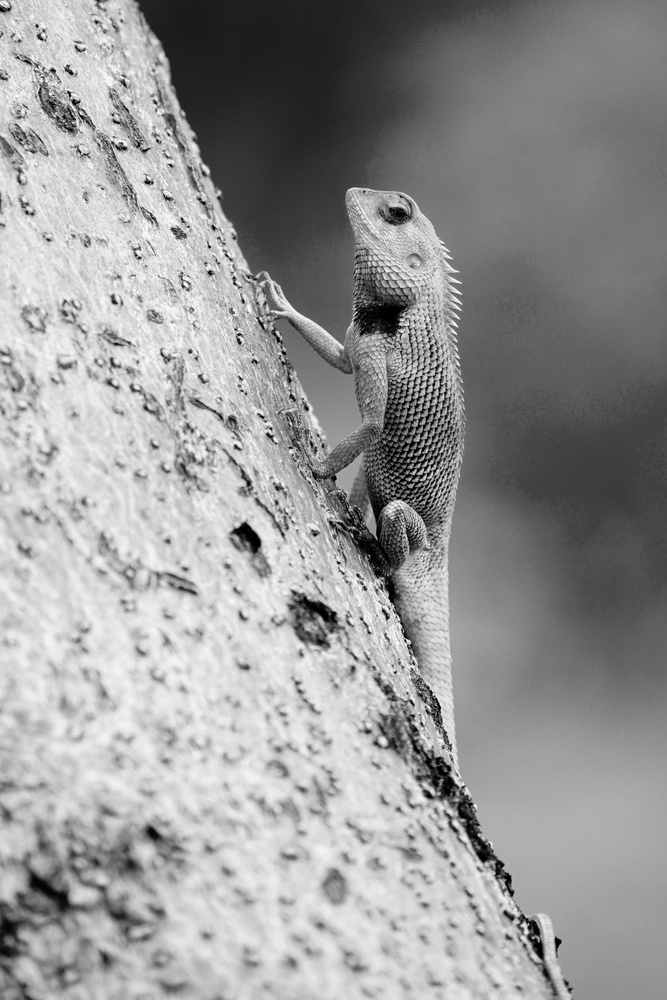
#> input picture tutorial 1/lizard.jpg, 667 x 1000 px, shrunk from 4000 x 6000 before the run
$ python q6.py
#> lines starting #> are read from the running program, lines starting #| are printed output that depends on the picture
import cv2
import numpy as np
import matplotlib.pyplot as plt

# Load the grayscale image
image = cv2.imread('lizard.jpg', cv2.IMREAD_GRAYSCALE)
#> image is the input picture: shape (1000, 667); min 0, max 255, mean 151.3

# Check if the image was loaded properly
if image is None:
    print("Error: Image not found or unable to load.")
else:
    # Original image (8-bit)
    original_image = image

    # Quantize to 4 bits (16 levels)
    quantized_4bit = (original_image // 16) * 16

    # Quantize to 2 bits (4 levels)
    quantized_2bit = (original_image // 64) * 64
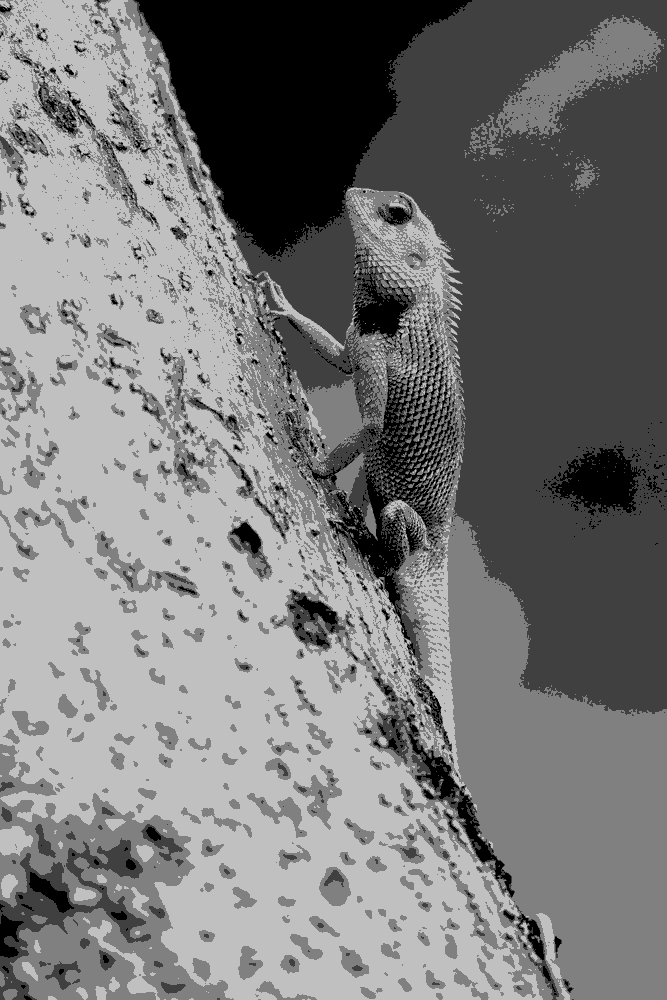
#> quantized_2bit: shape (1000, 667); min 0, max 192, mean 120.1

    # Set up the figure and axes for Matplotlib
    fig, axes = plt.subplots(1, 3, figsize=(15, 5))

    # Original image
    axes[0].imshow(original_image, cmap='gray', vmin=0, vmax=255)
    axes[0].set_title('Original 8-bit Image')
    axes[0].axis('off')  # Turn off axis

    # 4-bit Quantized image
    axes[1].imshow(quantized_4bit, cmap='gray', vmin=0, vmax=255)
    axes[1].set_title('Quantized 4-bit Image')
    axes[1].axis('off')

    # 2-bit Quantized image
    axes[2].imshow(quantized_2bit, cmap='gray', vmin=0, vmax=255)
    axes[2].set_title('Quantized 2-bit Image')
    axes[2].axis('off')

    # Adjust layout and show the images
    plt.tight_layout()
    plt.show()
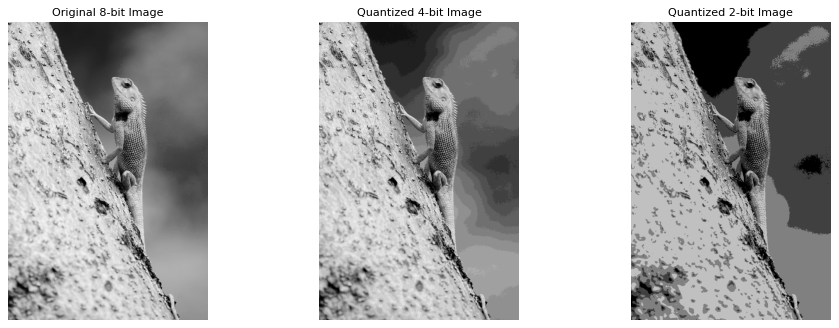
#> figure drawn by matplotlib, 3 panels

$ run again, with tutorial 1/cars-city-traffic-daylight_23-2149092089.jpg copied over tutorial 1/lizard.jpg
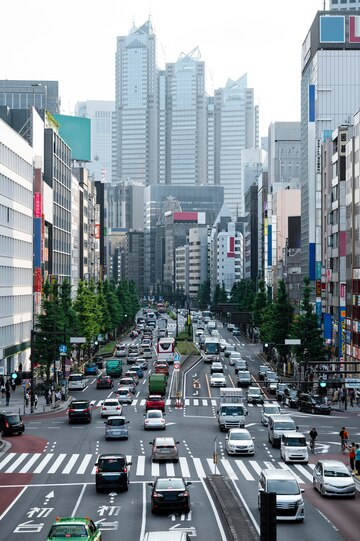
#> input picture tutorial 1/cars-city-traffic-daylight_23-2149092089.jpg, 360 x 541 px
#> `quantized_2bit = (original_image // 64) * 64`:
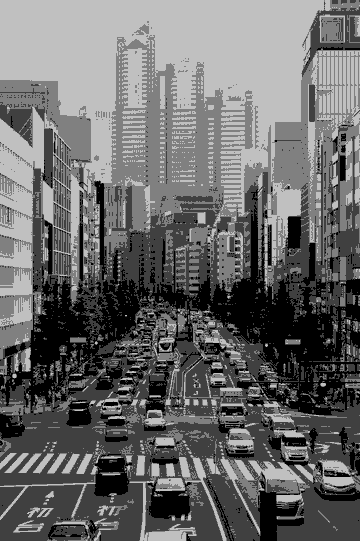
#> quantized_2bit: shape (541, 360); min 0, max 192, mean 105.6
#> `plt.show()`:
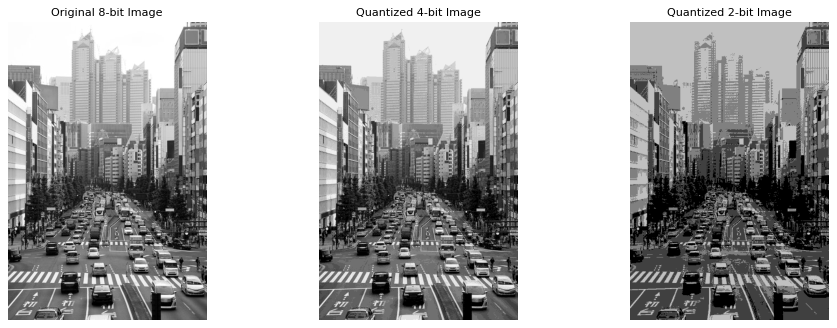
#> figure drawn by matplotlib, 3 panels

$ run again, with tutorial 1/forest-8371211.jpg copied over tutorial 1/lizard.jpg
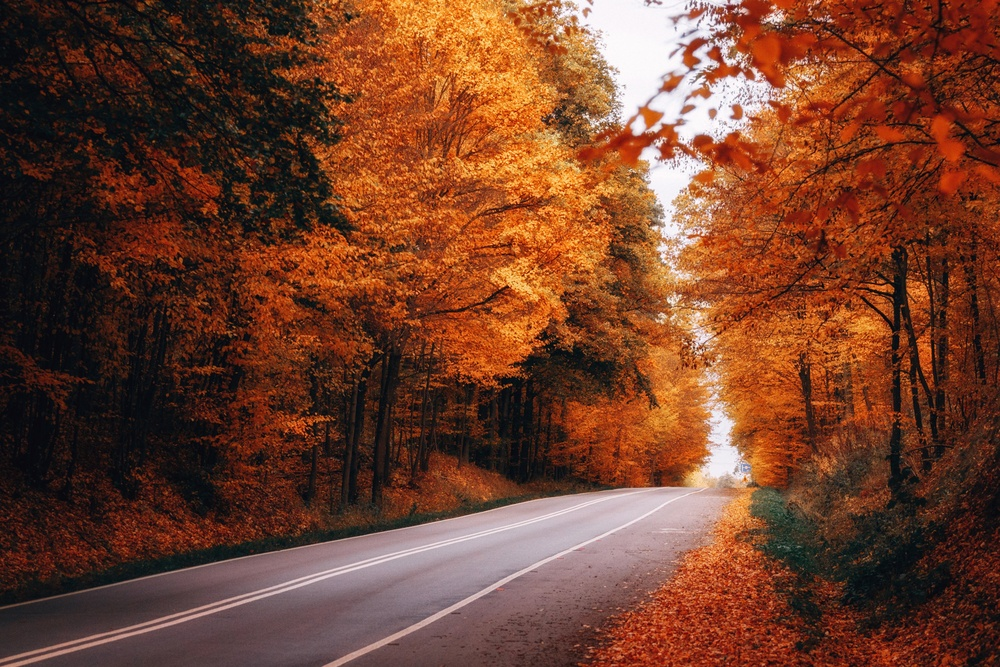
#> input picture tutorial 1/forest-8371211.jpg, 1000 x 667 px, shrunk from 4096 x 2730 before the run
#> `quantized_2bit = (original_image // 64) * 64`:
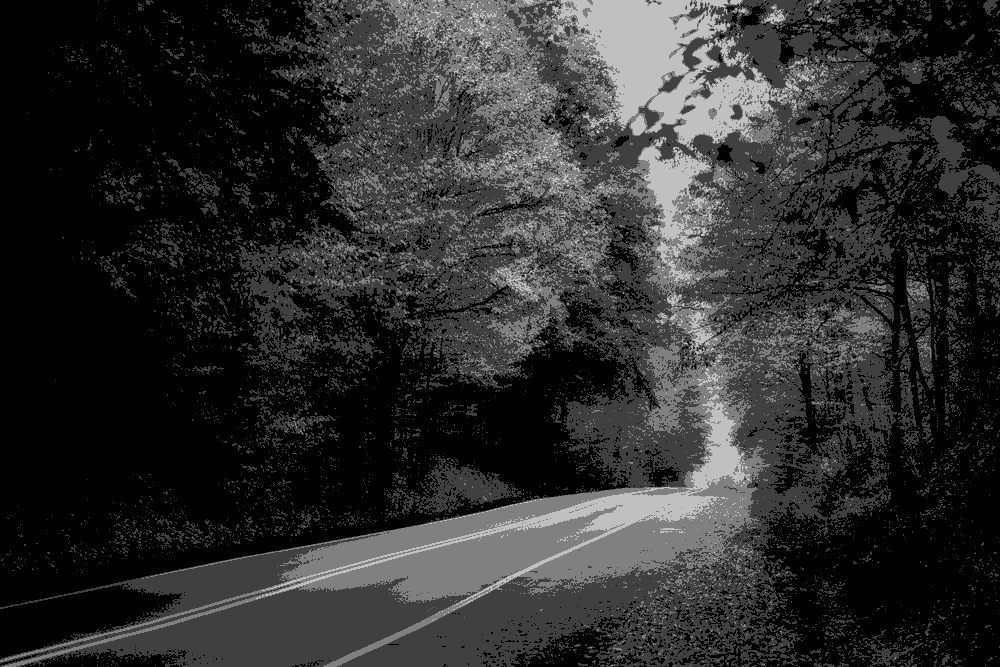
#> quantized_2bit: shape (667, 1000); min 0, max 192, mean 45.8
#> `plt.show()`:
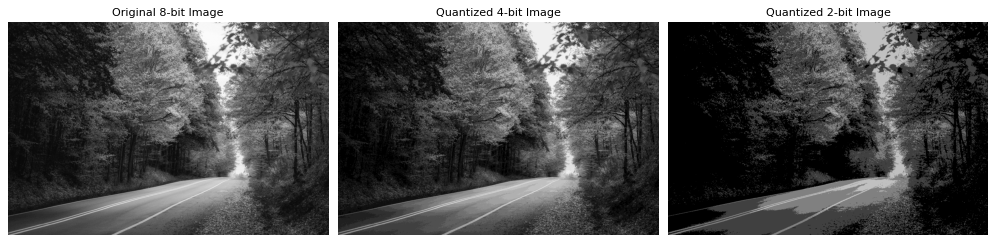
#> figure drawn by matplotlib, 3 panels
